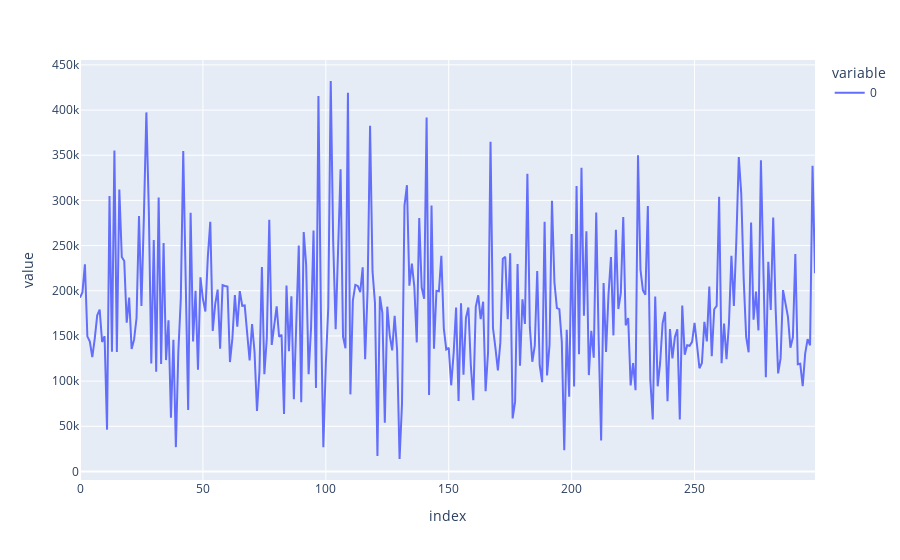

The code cell stored with this chart in its notebook:
### Code cell
px.line(y_pred)

### Figure 1 — Plotly figure (JSON) as saved in the notebook; plotly's stock layout.template omitted (floating-point values rounded to 4 significant figures; data arrays with more than 128 entries replaced by an {"elided": "..."} marker saying what was removed)
{"data": [{"hovertemplate": "variable=0<br>index=%{x}<br>value=%{y}<extra></extra>", "legendgroup": "0", "line": {"color": "#636efa", "dash": "solid"}, "marker": {"symbol": "circle"}, "mode": "lines", "name": "0", "orientation": "v", "showlegend": true, "type": "scatter", "x": {"elided": "300 int values"}, "xaxis": "x", "y": {"elided": "300 float values"}, "yaxis": "y"}], "layout": {"legend": {"title": {"text": "variable"}, "tracegroupgap": 0}, "margin": {"t": 60}, "xaxis": {"anchor": "y", "domain": [0, 1], "title": {"text": "index"}}, "yaxis": {"anchor": "x", "domain": [0, 1], "title": {"text": "value"}}}}
